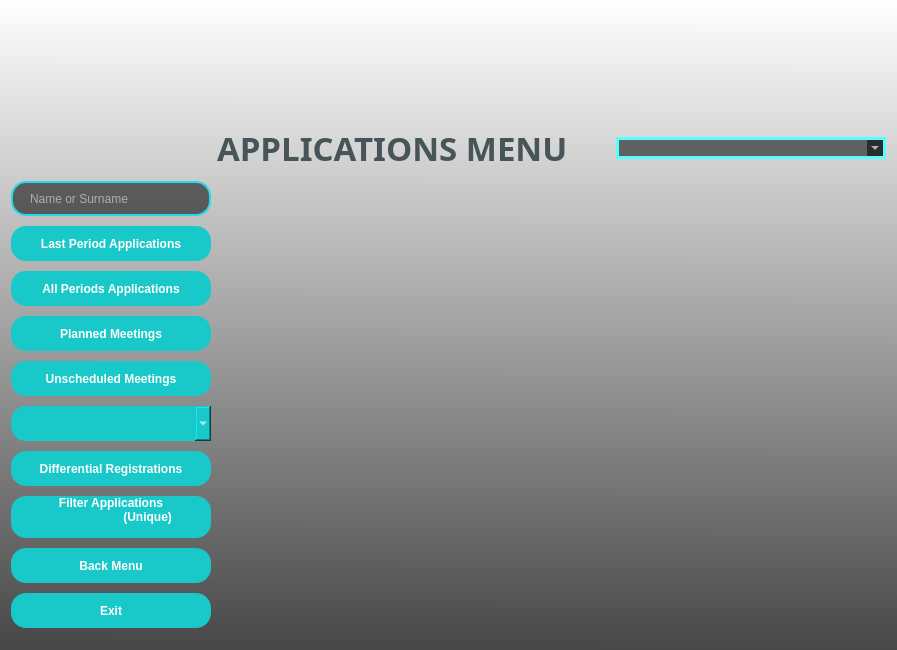
<?xml version="1.0" encoding="UTF-8"?>
<ui version="4.0">
 <class>FormApplications</class>
 <widget class="QWidget" name="FormApplications">
  <property name="geometry">
   <rect>
    <x>0</x>
    <y>0</y>
    <width>897</width>
    <height>650</height>
   </rect>
  </property>
  <property name="minimumSize">
   <size>
    <width>855</width>
    <height>650</height>
   </size>
  </property>
  <property name="windowTitle">
   <string>APPLICATION</string>
  </property>
  <property name="windowIcon">
   <iconset>
    <normaloff>pictures/werhere_icon.png</normaloff>pictures/werhere_icon.png</iconset>
  </property>
  <property name="styleSheet">
   <string notr="true">background-color: qlineargradient(spread:pad, x1:0.489, y1:1, x2:0.494, y2:0, stop:0 rgba(71, 71, 71, 255), stop:1 rgba(255, 255, 255, 255));</string>
  </property>
  <layout class="QGridLayout" name="gridLayout">
   <item row="0" column="0">
    <widget class="QLabel" name="labelPicture">
     <property name="maximumSize">
      <size>
       <width>200</width>
       <height>150</height>
      </size>
     </property>
     <property name="styleSheet">
      <string notr="true">background-color: rgba(0, 0, 0,0%);</string>
     </property>
     <property name="text">
      <string/>
     </property>
     <property name="pixmap">
      <pixmap>pictures/project_app.png</pixmap>
     </property>
     <property name="scaledContents">
      <bool>true</bool>
     </property>
    </widget>
   </item>
   <item row="0" column="1">
    <widget class="QLabel" name="labelLogo">
     <property name="styleSheet">
      <string notr="true">background-color: rgba(0, 0, 0,0%);</string>
     </property>
     <property name="text">
      <string/>
     </property>
     <property name="pixmap">
      <pixmap>pictures/logo1.ico</pixmap>
     </property>
    </widget>
   </item>
   <item row="0" column="2" colspan="2">
    <widget class="QLabel" name="label">
     <property name="minimumSize">
      <size>
       <width>0</width>
       <height>100</height>
      </size>
     </property>
     <property name="maximumSize">
      <size>
       <width>16777215</width>
       <height>100</height>
      </size>
     </property>
     <property name="styleSheet">
      <string notr="true">background-color: rgba(0, 0, 0,0%);</string>
     </property>
     <property name="text">
      <string/>
     </property>
     <property name="pixmap">
      <pixmap>pictures/logo2.png</pixmap>
     </property>
     <property name="scaledContents">
      <bool>true</bool>
     </property>
    </widget>
   </item>
   <item row="0" column="4">
    <spacer name="horizontalSpacer">
     <property name="orientation">
      <enum>Qt::Horizontal</enum>
     </property>
     <property name="sizeHint" stdset="0">
      <size>
       <width>40</width>
       <height>20</height>
      </size>
     </property>
    </spacer>
   </item>
   <item row="2" column="0">
    <widget class="QLineEdit" name="lineEditSearch">
     <property name="enabled">
      <bool>true</bool>
     </property>
     <property name="minimumSize">
      <size>
       <width>200</width>
       <height>35</height>
      </size>
     </property>
     <property name="maximumSize">
      <size>
       <width>200</width>
       <height>35</height>
      </size>
     </property>
     <property name="focusPolicy">
      <enum>Qt::StrongFocus</enum>
     </property>
     <property name="styleSheet">
      <string notr="true">QLineEdit {
  border: 2px solid rgb(35, 218, 233);
  border-radius: 15px;
  color: #FFF;
  padding-left: 15px;
  background-color: rgba(0, 0, 0,55%); 
}

QLineEdit:hover {
	border: 2px solid rgb(255, 80, 0);
}

QLineEdit:focus  {
  border: 2px solid rgb(162, 0, 0);
  background-color: rgb(47, 47, 47);
}
</string>
     </property>
     <property name="text">
      <string/>
     </property>
     <property name="placeholderText">
      <string>Name or Surname</string>
     </property>
    </widget>
   </item>
   <item row="2" column="1" rowspan="10" colspan="4">
    <widget class="QTableWidget" name="tableWidget">
     <property name="styleSheet">
      <string notr="true">background-color: rgba(0, 0, 0,0%);</string>
     </property>
    </widget>
   </item>
   <item row="3" column="0">
    <widget class="QPushButton" name="pushButtonLastPeriod">
     <property name="minimumSize">
      <size>
       <width>200</width>
       <height>35</height>
      </size>
     </property>
     <property name="maximumSize">
      <size>
       <width>200</width>
       <height>35</height>
      </size>
     </property>
     <property name="font">
      <font>
       <family>Arial</family>
       <bold>true</bold>
      </font>
     </property>
     <property name="styleSheet">
      <string notr="true">QPushButton{
	border-radius : 15px;
	background-color : rgb(25, 200, 200);
	color: rgb(255, 255, 255);
}

QPushButton:hover{
	background-color: rgb(20, 135, 135);
	border: 2px solid rgb(255, 80, 0);
}</string>
     </property>
     <property name="text">
      <string>Last Period Applications</string>
     </property>
    </widget>
   </item>
   <item row="4" column="0">
    <widget class="QPushButton" name="pushButtonAllPeriods">
     <property name="minimumSize">
      <size>
       <width>200</width>
       <height>35</height>
      </size>
     </property>
     <property name="maximumSize">
      <size>
       <width>200</width>
       <height>35</height>
      </size>
     </property>
     <property name="font">
      <font>
       <family>Arial</family>
       <bold>true</bold>
      </font>
     </property>
     <property name="styleSheet">
      <string notr="true">QPushButton{
	border-radius : 15px;
	background-color : rgb(25, 200, 200);
	color: rgb(255, 255, 255);
}

QPushButton:hover{
	background-color: rgb(20, 135, 135);
	border: 2px solid rgb(255, 80, 0);
}</string>
     </property>
     <property name="text">
      <string>All Periods Applications</string>
     </property>
    </widget>
   </item>
   <item row="5" column="0">
    <widget class="QPushButton" name="pushButtonPlannedMeetings">
     <property name="minimumSize">
      <size>
       <width>200</width>
       <height>35</height>
      </size>
     </property>
     <property name="maximumSize">
      <size>
       <width>200</width>
       <height>35</height>
      </size>
     </property>
     <property name="font">
      <font>
       <family>Arial</family>
       <bold>true</bold>
      </font>
     </property>
     <property name="styleSheet">
      <string notr="true">QPushButton{
	border-radius : 15px;
	background-color : rgb(25, 200, 200);
	color: rgb(255, 255, 255);
}
QPushButton:hover{
	background-color: rgb(20, 135, 135);
	border: 2px solid rgb(255, 80, 0);
}</string>
     </property>
     <property name="text">
      <string>Planned Meetings</string>
     </property>
    </widget>
   </item>
   <item row="6" column="0">
    <widget class="QPushButton" name="pushButtonUnscheduledMeeting">
     <property name="minimumSize">
      <size>
       <width>200</width>
       <height>35</height>
      </size>
     </property>
     <property name="maximumSize">
      <size>
       <width>200</width>
       <height>35</height>
      </size>
     </property>
     <property name="font">
      <font>
       <family>Arial</family>
       <bold>true</bold>
      </font>
     </property>
     <property name="styleSheet">
      <string notr="true">QPushButton{
	border-radius : 15px;
	background-color : rgb(25, 200, 200);
	color: rgb(255, 255, 255);
}
QPushButton:hover{
	background-color: rgb(20, 135, 135);
	border: 2px solid rgb(255, 80, 0);
}</string>
     </property>
     <property name="text">
      <string>Unscheduled Meetings</string>
     </property>
    </widget>
   </item>
   <item row="7" column="0">
    <widget class="QComboBox" name="comboBoxDuplicatedApplications">
     <property name="minimumSize">
      <size>
       <width>0</width>
       <height>35</height>
      </size>
     </property>
     <property name="maximumSize">
      <size>
       <width>200</width>
       <height>16777215</height>
      </size>
     </property>
     <property name="styleSheet">
      <string notr="true">QComboBox{
	border-radius : 15px;
	background-color : rgb(25, 200, 200);
	color: rgb(255, 255, 255);
}
             QComboBox:hover{
             border-radius : 15px;
	background-color: rgb(20, 135, 135);
    border: 2px solid rgb(162, 0, 0);
}</string>
     </property>
    </widget>
   </item>
   <item row="8" column="0">
    <widget class="QPushButton" name="pushButtonDifferentialRegistrations">
     <property name="minimumSize">
      <size>
       <width>0</width>
       <height>35</height>
      </size>
     </property>
     <property name="maximumSize">
      <size>
       <width>200</width>
       <height>16777215</height>
      </size>
     </property>
     <property name="font">
      <font>
       <family>Arial</family>
       <bold>true</bold>
      </font>
     </property>
     <property name="styleSheet">
      <string notr="true">QPushButton{
	border-radius : 15px;
	background-color : rgb(25, 200, 200);
	color: rgb(255, 255, 255);
}

QPushButton:hover{
	background-color: rgb(20, 135, 135);
	border: 2px solid rgb(255, 80, 0);
}</string>
     </property>
     <property name="text">
      <string>Differential Registrations</string>
     </property>
    </widget>
   </item>
   <item row="9" column="0">
    <widget class="QPushButton" name="pushButtonFilterApplications">
     <property name="minimumSize">
      <size>
       <width>0</width>
       <height>35</height>
      </size>
     </property>
     <property name="maximumSize">
      <size>
       <width>200</width>
       <height>16777215</height>
      </size>
     </property>
     <property name="font">
      <font>
       <family>Arial</family>
       <bold>true</bold>
      </font>
     </property>
     <property name="styleSheet">
      <string notr="true">QPushButton{
	border-radius : 15px;
	background-color : rgb(25, 200, 200);
	color: rgb(255, 255, 255);
}

QPushButton:hover{
	background-color: rgb(20, 135, 135);
	border: 2px solid rgb(255, 80, 0);
}</string>
     </property>
     <property name="text">
      <string>Filter Applications
                      (Unique)
                  </string>
     </property>
    </widget>
   </item>
   <item row="10" column="0">
    <widget class="QPushButton" name="pushButtonBackMenu">
     <property name="minimumSize">
      <size>
       <width>200</width>
       <height>35</height>
      </size>
     </property>
     <property name="maximumSize">
      <size>
       <width>200</width>
       <height>35</height>
      </size>
     </property>
     <property name="font">
      <font>
       <family>Arial</family>
       <bold>true</bold>
      </font>
     </property>
     <property name="styleSheet">
      <string notr="true">QPushButton{
	border-radius : 15px;
	background-color : rgb(25, 200, 200);
	color: rgb(255, 255, 255);
}

QPushButton:hover{
	background-color: rgb(20, 135, 135);
	border: 2px solid rgb(255, 80, 0);
}</string>
     </property>
     <property name="text">
      <string>Back Menu</string>
     </property>
    </widget>
   </item>
   <item row="11" column="0">
    <widget class="QPushButton" name="pushButtonExit">
     <property name="minimumSize">
      <size>
       <width>200</width>
       <height>35</height>
      </size>
     </property>
     <property name="maximumSize">
      <size>
       <width>200</width>
       <height>35</height>
      </size>
     </property>
     <property name="font">
      <font>
       <family>Arial</family>
       <bold>true</bold>
      </font>
     </property>
     <property name="styleSheet">
      <string notr="true">QPushButton{
	border-radius : 15px;
	background-color : rgb(25, 200, 200);
	color: rgb(255, 255, 255);
}

QPushButton:hover{
	background-color: rgb(20, 135, 135);
	border: 2px solid rgb(255, 80, 0);
}</string>
     </property>
     <property name="text">
      <string>Exit</string>
     </property>
    </widget>
   </item>
   <item row="1" column="1" colspan="2">
    <widget class="QLabel" name="labelProjectApplications">
     <property name="sizePolicy">
      <sizepolicy hsizetype="Preferred" vsizetype="Fixed">
       <horstretch>0</horstretch>
       <verstretch>0</verstretch>
      </sizepolicy>
     </property>
     <property name="minimumSize">
      <size>
       <width>0</width>
       <height>0</height>
      </size>
     </property>
     <property name="maximumSize">
      <size>
       <width>16777215</width>
       <height>60</height>
      </size>
     </property>
     <property name="font">
      <font>
       <family>Arial Black</family>
       <pointsize>25</pointsize>
       <bold>true</bold>
      </font>
     </property>
     <property name="styleSheet">
      <string notr="true">background-color: rgba(0, 0, 0,0%);
                      color: rgb(71, 84, 88);
                  </string>
     </property>
     <property name="text">
      <string>APPLICATIONS MENU</string>
     </property>
    </widget>
   </item>
   <item row="1" column="3" colspan="2">
    <layout class="QHBoxLayout" name="horizontalLayout">
     <item alignment="Qt::AlignRight">
      <widget class="QComboBox" name="comboBoxFilterOptions">
       <property name="minimumSize">
        <size>
         <width>270</width>
         <height>0</height>
        </size>
       </property>
       <property name="maximumSize">
        <size>
         <width>300</width>
         <height>16777215</height>
        </size>
       </property>
       <property name="styleSheet">
        <string notr="true">QComboBox {
	border-radius : 15px;
	border: 3px solid rgb(85, 255, 255);
	background-color: rgba(0, 0, 0,55%);
	color: rgb(255, 255, 255);
}

QComboBox:hover {
	border: 2px solid rgb(255, 80, 0);
}

QComboBox:focus  {
  border: 2px solid rgb(162, 0, 0);
  background-color: rgb(47, 47, 47);
}
</string>
       </property>
      </widget>
     </item>
    </layout>
   </item>
  </layout>
  <zorder>pushButtonPlannedMeetings</zorder>
  <zorder>comboBoxDuplicatedApplications</zorder>
  <zorder>pushButtonFilterApplications</zorder>
  <zorder>pushButtonExit</zorder>
  <zorder>pushButtonDifferentialRegistrations</zorder>
  <zorder>tableWidget</zorder>
  <zorder>pushButtonBackMenu</zorder>
  <zorder>labelPicture</zorder>
  <zorder>pushButtonAllPeriods</zorder>
  <zorder>pushButtonUnscheduledMeeting</zorder>
  <zorder>lineEditSearch</zorder>
  <zorder>pushButtonLastPeriod</zorder>
  <zorder>labelLogo</zorder>
  <zorder>label</zorder>
  <zorder>horizontalSpacer</zorder>
  <zorder>labelProjectApplications</zorder>
 </widget>
 <tabstops>
  <tabstop>lineEditSearch</tabstop>
  <tabstop>pushButtonAllPeriods</tabstop>
  <tabstop>pushButtonPlannedMeetings</tabstop>
  <tabstop>pushButtonUnscheduledMeeting</tabstop>
  <tabstop>pushButtonDifferentialRegistrations</tabstop>
  <tabstop>pushButtonFilterApplications</tabstop>
  <tabstop>tableWidget</tabstop>
  <tabstop>pushButtonBackMenu</tabstop>
  <tabstop>pushButtonExit</tabstop>
 </tabstops>
 <resources/>
 <connections/>
</ui>
